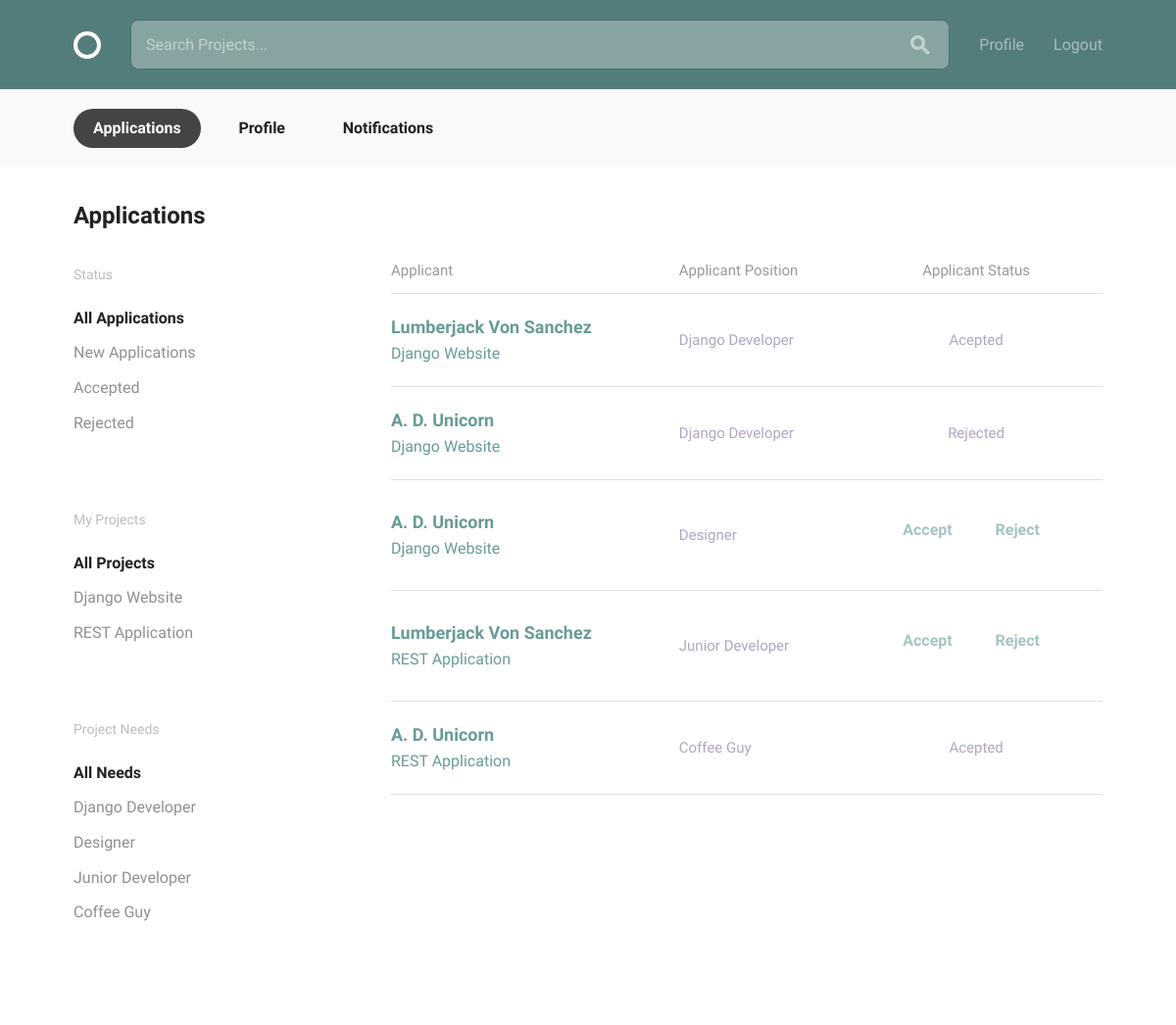
Before: /projects/applications/ (signed in) with the older database file.
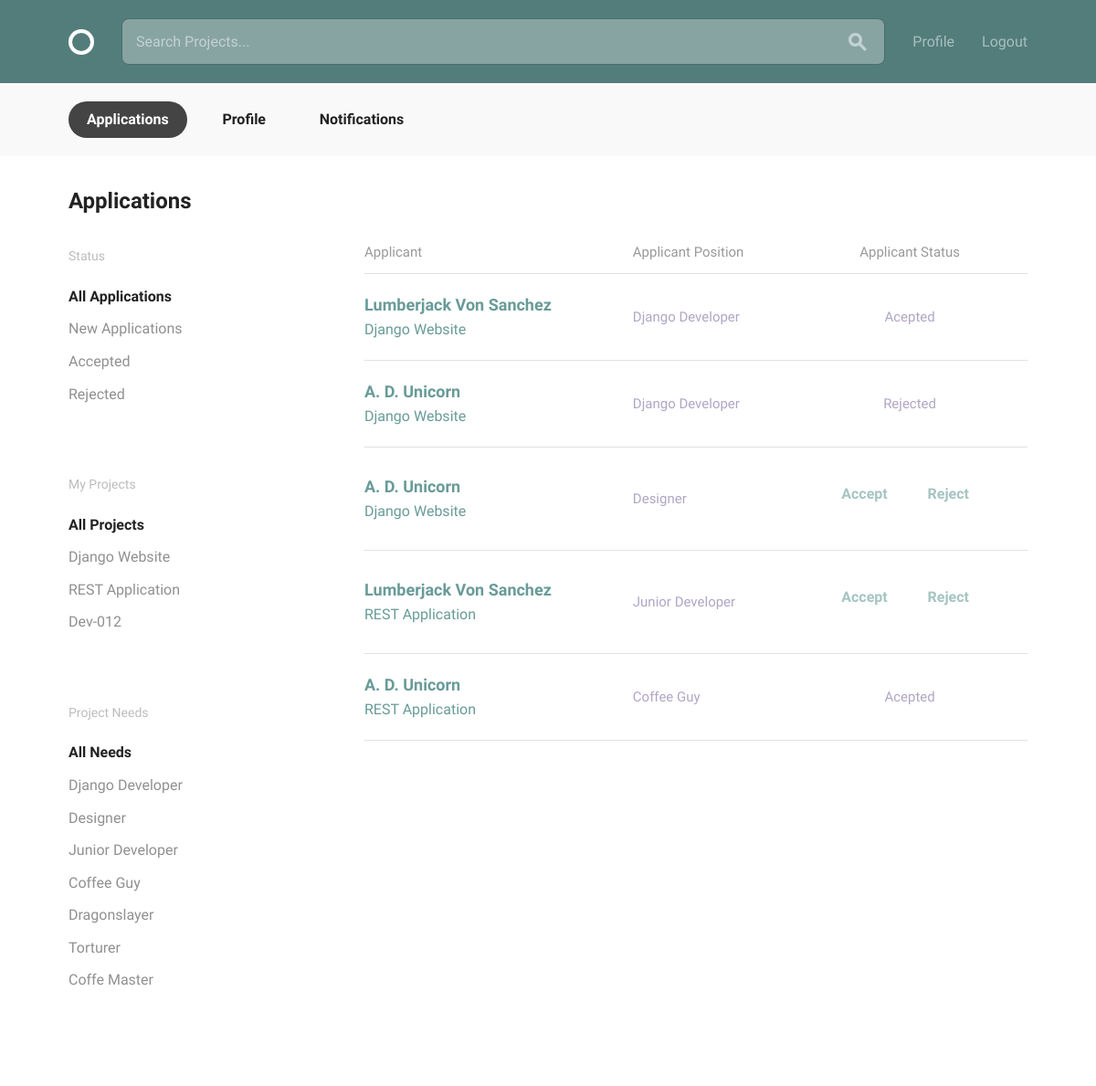
After: the same page with the newer database file.
### projects/models.py (models this page shows, shortened)
class Project(models.Model):
    owner = models.ForeignKey(
        settings.AUTH_USER_MODEL,
        on_delete=models.CASCADE,
        related_name="project"
    )
    title = models.CharField(max_length=30)
    description = models.CharField(max_length=500)
    requirements = models.CharField(max_length=100)
    timeline = models.CharField(max_length=30, blank=True, default="")
    completed = models.BooleanField(default=False)
    positions = models.ManyToManyField(Position, blank=False)

class Position(models.Model):
    title = models.CharField(max_length=30)
    description = models.CharField(max_length=250)
    related_project = models.ForeignKey('Project', null=True)
    related_skill = models.ForeignKey(Skill, null=True)
    applications = models.ManyToManyField(
        'Application',
        blank=True,
        related_name="position_applications"
    )
    filled = models.BooleanField(default=False)
    filled_by = models.ForeignKey(
        settings.AUTH_USER_MODEL,
        null=True,
        related_name="position"
    )

class Application(models.Model):
    applicant = models.ForeignKey(
        settings.AUTH_USER_MODEL,
        on_delete=models.CASCADE,
        related_name="application"
    )
    position = models.ForeignKey(
        Position,
        on_delete=models.CASCADE,
        related_name="applications_position"
    )
    accepted = models.BooleanField(default=False)
    rejected = models.BooleanField(default=False)

### profiles/models.py (models this page shows, shortened)
class Profile(models.Model):
    user = models.OneToOneField(
        settings.AUTH_USER_MODEL,
        on_delete=models.CASCADE,
        related_name="profile"
    )
    display_name = models.CharField(max_length=50, null=True, blank=True)
    bio = models.CharField(max_length=500, blank=True, default="")
    avatar = models.ImageField(upload_to="avatars/", blank=True, null=True)
    skills = models.ManyToManyField(Skill, blank=True)

### projects/views.py (the view)
class ApplicationListView(generic.ListView):
    template_name = 'projects/applications.html'
    def get_queryset(self):
        return models.Application.objects.filter(
            position__project__owner=self.request.user
        )
    def get_context_data(self, **kwargs):
        context = super(ApplicationListView, self).get_context_data(**kwargs)
        projects = models.Project.objects.filter(owner=self.request.user)
        positions = []
        for project in projects:
            for position in project.positions.all():
                positions.append(position)
        context['projects'] = projects
        context['positions'] = positions
        context['applications'] = self.get_queryset()
        context['status_filter'] = 'all'
        context['project_filter'] = 0
        context['position_filter'] = 0
        return context

### projects/templates/projects/applications.html (shortened to what the changed rows need)
{% extends "layout.html" %}
{% load static from staticfiles %}
{% block content %}
  <div class="bounds circle--page">
    <div class="circle--page--header grid-100">
      <h2>Applications</h2>
    </div>
    <div class="grid-25">
      <div class="circle--filter circle--secondary--module">
        <ul class="circle--filter--list">
          {% for project in projects %}
          <li><a {% if project_filter == project.pk %}class="selected" {% endif %} href="{% url 'projects:status-filter' status=status_filter project_pk=project.pk position_pk=position_filter %}">{{ project.title }}</a></li>
          {% endfor %}
        </ul>
      </div>
      <div class="circle--filter circle--secondary--module">
        <ul class="circle--filter--list">
          {% for position in positions %}
            <li><a {% if position_filter == position.pk %} class="selected" {% endif %} href="{% url 'projects:status-filter' status=status_filter project_pk=project_filter position_pk=position.pk %}">{{ position.title }}</a></li>
          {% endfor %}
        </ul>
      </div>
    </div>
    <div class="grid-70 grid-push-5">
      {% if not applications %}
        <p>There are no applications to show</p>
      {% else %}
      <table class="u-full-width circle--table">
        <thead>
          <tr>
            <th>Applicant</th>
            <th class="circle--cell--right">Applicant Position</th>
            <th style="text-align:center">Applicant Status</th>
          </tr>
        </thead>
        <tbody>
          {% for application in applications %}
          <tr>
            <td class="clickable-row" >
              <a style="text-decoration: none" href="{% url 'profiles:view-profile' pk=application.applicant.profile.pk %}">
                <h3>{{ application.applicant.profile.display_name }}</h3>
                  <p><a style="text-decoration: none" href="{% url 'projects:view-project' pk=application.position.related_project.pk %}">{{ application.position.related_project.title }}</a></p>
              </a>
            </td>
            <td class="circle--cell--right">
              <span class="secondary-label">{{ application.position.title }}</span>
            </td>
            {% if application.accepted %}
              <td style="text-align: center">
                <span class="secondary-label">Acepted</span>
              </td>
            {% elif application.rejected %}
              <td style="text-align: center">
                <span class="secondary-label">Rejected</span>
              </td>
            {% else %}
                <td style="text-align: center">
                    <a href="{% url 'projects:application-status' pk=application.pk status='accept' %}"><button class="button-text">Accept</button></a>
                    <a href="{% url 'projects:application-status' pk=application.pk status='reject' %}"><button class="button-text">Reject</button></a>
                </td>
            {% endif %}
          </tr>
          {% endfor %}
        </tbody>
      </table>
    {% endif %}
    </div>
  </div>
{% endblock %}

Changed rows visible on the page:
added Project: title "Dev-012"
added Position: title "Dragonslayer"
added Position: title "Torturer"
added Position: title "Coffe Master"
